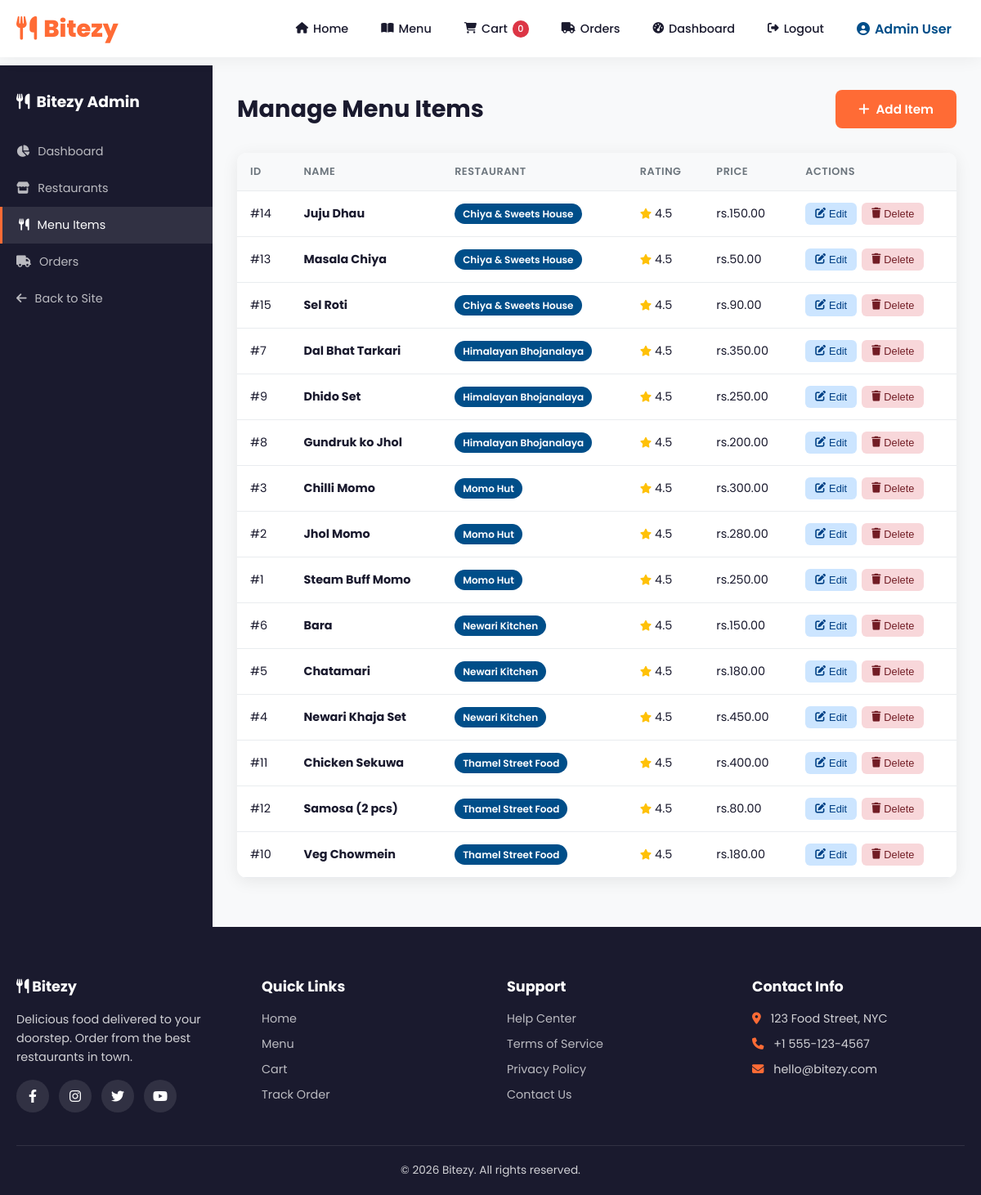
Screenshot of /admin/menu-items.php (signed in) with the database file from the repository.
### tables this page shows
CREATE TABLE menu_items (
  id INT AUTO_INCREMENT PRIMARY KEY,
  restaurant_id INT NOT NULL,
  name VARCHAR(150) NOT NULL,
  description TEXT,
  price DECIMAL(10,2) NOT NULL,
  rating DECIMAL(2,1) DEFAULT 4.5,
  image_url VARCHAR(255) DEFAULT '',
  created_at TIMESTAMP DEFAULT CURRENT_TIMESTAMP,
  FOREIGN KEY (restaurant_id) REFERENCES restaurants(id) ON DELETE CASCADE
);

CREATE TABLE restaurants (
  id INT AUTO_INCREMENT PRIMARY KEY,
  name VARCHAR(150) NOT NULL,
  location TEXT,
  image_url VARCHAR(255) DEFAULT '',
  created_at TIMESTAMP DEFAULT CURRENT_TIMESTAMP
);

### includes/db.php (called while the page is built, shortened)
<?php
function getDB() {
  static $conn = null;
  if ($conn === null) {
    try {
      $conn = new mysqli(DB_HOST, DB_USER, DB_PASS, DB_NAME);
      $conn->set_charset('utf8mb4');
    } catch (Exception $e) {
      die('Database connection error. Please check your configuration.');
    }
  }
  return $conn;
}
function dbQuery($sql, $params = []) {
  $conn = getDB();
  if (!empty($params)) {
    $stmt = $conn->prepare($sql);
    if ($stmt === false) {
      die('SQL Error: ' . $conn->error);
    }
    $types = '';
    foreach ($params as $param) {
      if (is_int($param)) $types .= 'i';
      elseif (is_double($param)) $types .= 'd';
      elseif (is_string($param)) $types .= 's';
      else $types .= 's';
    }
    $stmt->bind_param($types, ...$params);
    $stmt->execute();
    $result = $stmt->get_result();
    $stmt->close();
    return $result;
  } else {
    return $conn->query($sql);
  }
}

### admin/menu-items.php (the view, shortened to what this page needs)
<?php require_once __DIR__ . '/../includes/db.php';
$items = dbQuery("SELECT mi.*, r.name as restaurant_name FROM menu_items mi JOIN restaurants r ON mi.restaurant_id = r.id ORDER BY r.name, mi.name");
$itemsList = $items ? $items->fetch_all(MYSQLI_ASSOC) : [];
include __DIR__ . '/../includes/header.php';
?>
<div class="admin-container">
  <div class="admin-sidebar">
    <h3><i class="fas fa-utensils"></i> Bitezy Admin</h3>
    <a href="index.php"><i class="fas fa-chart-pie"></i> Dashboard</a>
    <a href="restaurants.php"><i class="fas fa-store"></i> Restaurants</a>
    <a href="menu-items.php" class="active"><i class="fas fa-utensils"></i> Menu Items</a>
    <a href="orders.php"><i class="fas fa-truck"></i> Orders</a>
    <a href="<?php echo SITE_URL; ?>/index.php"><i class="fas fa-arrow-left"></i> Back to Site</a>
  </div>
  <div class="admin-content">
    <div class="admin-header">
      <h2>Manage Menu Items</h2>
      <button class="btn btn-primary" onclick="openMenuModal()"><i class="fas fa-plus"></i> Add Item</button>
    </div>
    <div class="table-container">
      <div class="table-wrapper">
        <table>
          <thead>
            <tr>
              <th>ID</th>
              <th>Name</th>
              <th>Restaurant</th>
              <th>Rating</th>
              <th>Price</th>
              <th>Actions</th>
            </tr>
          </thead>
          <tbody>
            <?php foreach ($itemsList as $item): ?>
            <tr>
              <td>#<?php echo $item['id']; ?></td>
              <td><strong><?php echo htmlspecialchars($item['name']); ?></strong></td>
              <td><span class="badge badge-secondary"><?php echo htmlspecialchars($item['restaurant_name']); ?></span></td>
              <td><i class="fas fa-star" style="color:var(--warning);font-size:0.8rem;"></i> <?php echo number_format((float)($item['rating'] ?? 4.5), 1); ?></td>
              <td><?php echo CURRENCY; ?><?php echo number_format($item['price'], 2); ?></td>
              <td>
                <div class="action-btns">
                  <button class="btn-edit" onclick="openMenuModal(<?php echo htmlspecialchars(json_encode($item)); ?>)"><i class="fas fa-edit"></i> Edit</button>
                  <button class="btn-delete" onclick="deleteItem('menu', <?php echo $item['id']; ?>)"><i class="fas fa-trash"></i> Delete</button>
                </div>
              </td>
            </tr>
            <?php endforeach; ?>
          </tbody>
        </table>
      </div>
    </div>
  </div>
</div>
<?php include __DIR__ . '/../includes/footer.php'; ?>

### assets/css/style.css (style rules this page uses)
:root { --primary: #ff6b35; --primary-dark: #e55a2b; --secondary: #004e89; --accent: #ffb703; --dark: #1a1a2e; --darker: #16213e; --light: #f8f9fa; --gray: #6c757d; --success: #28a745; --danger: #dc3545; --warning: #ffc107; --border: #e9ecef; --shadow: 0 4px 20px rgba(0,0,0,0.08); --shadow-lg: 0 10px 40px rgba(0,0,0,0.12); --radius: 12px; --radius-lg: 20px; --transition: all 0.3s cubic-bezier(0.4, 0, 0.2, 1); }
* { margin: 0; padding: 0; box-sizing: border-box; }
body { font-family: 'Poppins', sans-serif; background: var(--light); color: var(--dark); overflow-x: hidden; min-height: 100vh; display: flex; flex-direction: column; }
.btn { padding: 12px 28px; border: none; border-radius: 8px; font-weight: 600; cursor: pointer; transition: var(--transition); font-family: inherit; font-size: 0.95rem; display: inline-flex; align-items: center; gap: 8px; text-decoration: none; }
.btn-primary { background: var(--primary); color: white; }
.admin-container { display: flex; min-height: calc(100vh - 70px); }
.admin-sidebar { width: 260px; background: var(--dark); padding: 30px 0; flex-shrink: 0; }
.admin-sidebar h3 { color: white; padding: 0 20px; margin-bottom: 24px; display: flex; align-items: center; gap: 8px; }
.admin-sidebar a { display: flex; align-items: center; gap: 10px; padding: 12px 20px; color: rgba(255,255,255,0.7); text-decoration: none; transition: var(--transition); font-size: 0.9rem; }
.admin-sidebar a:hover, .admin-sidebar a.active { background: rgba(255,255,255,0.1); color: white; border-left: 3px solid var(--primary); }
.admin-content { flex: 1; padding: 30px; overflow-x: hidden; }
.admin-header { display: flex; justify-content: space-between; align-items: center; margin-bottom: 30px; }
.admin-header h2 { font-size: 1.8rem; }
.table-container { background: white; border-radius: var(--radius); box-shadow: var(--shadow); overflow: hidden; margin-bottom: 30px; }
.table-wrapper { overflow-x: auto; }
table { width: 100%; border-collapse: collapse; }
th, td { padding: 14px 16px; text-align: left; border-bottom: 1px solid var(--border); font-size: 0.9rem; }
th { background: var(--light); font-weight: 600; color: var(--gray); text-transform: uppercase; font-size: 0.8rem; letter-spacing: 0.5px; }
.badge { padding: 4px 10px; border-radius: 50px; font-size: 0.75rem; font-weight: 600; }
.badge-secondary { background: var(--secondary); color: white; }
.action-btns { display: flex; gap: 6px; }
.action-btns button, .action-btns a { padding: 6px 12px; border: none; border-radius: 6px; cursor: pointer; font-size: 0.8rem; font-weight: 500; transition: var(--transition); text-decoration: none; display: inline-flex; align-items: center; gap: 4px; }
.btn-edit { background: #cce5ff; color: #004085; }
.btn-delete { background: #f8d7da; color: #721c24; }

### rows the page displays
menu_items: id "14", name "Juju Dhau", restaurant.name "Chiya & Sweets House", rating "4.5", price "150.00"
menu_items: id "13", name "Masala Chiya", restaurant.name "Chiya & Sweets House", rating "4.5", price "50.00"
menu_items: id "15", name "Sel Roti", restaurant.name "Chiya & Sweets House", rating "4.5", price "90.00"
menu_items: id "7", name "Dal Bhat Tarkari", restaurant.name "Himalayan Bhojanalaya", rating "4.5", price "350.00"
menu_items: id "9", name "Dhido Set", restaurant.name "Himalayan Bhojanalaya", rating "4.5", price "250.00"
menu_items: id "8", name "Gundruk ko Jhol", restaurant.name "Himalayan Bhojanalaya", rating "4.5", price "200.00"
menu_items: id "3", name "Chilli Momo", restaurant.name "Momo Hut", rating "4.5", price "300.00"
menu_items: id "2", name "Jhol Momo", restaurant.name "Momo Hut", rating "4.5", price "280.00"
menu_items: id "1", name "Steam Buff Momo", restaurant.name "Momo Hut", rating "4.5", price "250.00"
menu_items: id "6", name "Bara", restaurant.name "Newari Kitchen", rating "4.5", price "150.00"
menu_items: id "5", name "Chatamari", restaurant.name "Newari Kitchen", rating "4.5", price "180.00"
menu_items: id "4", name "Newari Khaja Set", restaurant.name "Newari Kitchen", rating "4.5", price "450.00"
menu_items: id "11", name "Chicken Sekuwa", restaurant.name "Thamel Street Food", rating "4.5", price "400.00"
menu_items: id "12", name "Samosa (2 pcs)", restaurant.name "Thamel Street Food", rating "4.5", price "80.00"
menu_items: id "10", name "Veg Chowmein", restaurant.name "Thamel Street Food", rating "4.5", price "180.00"

### other values shown
$_SESSION['user_name'] "Admin User"
